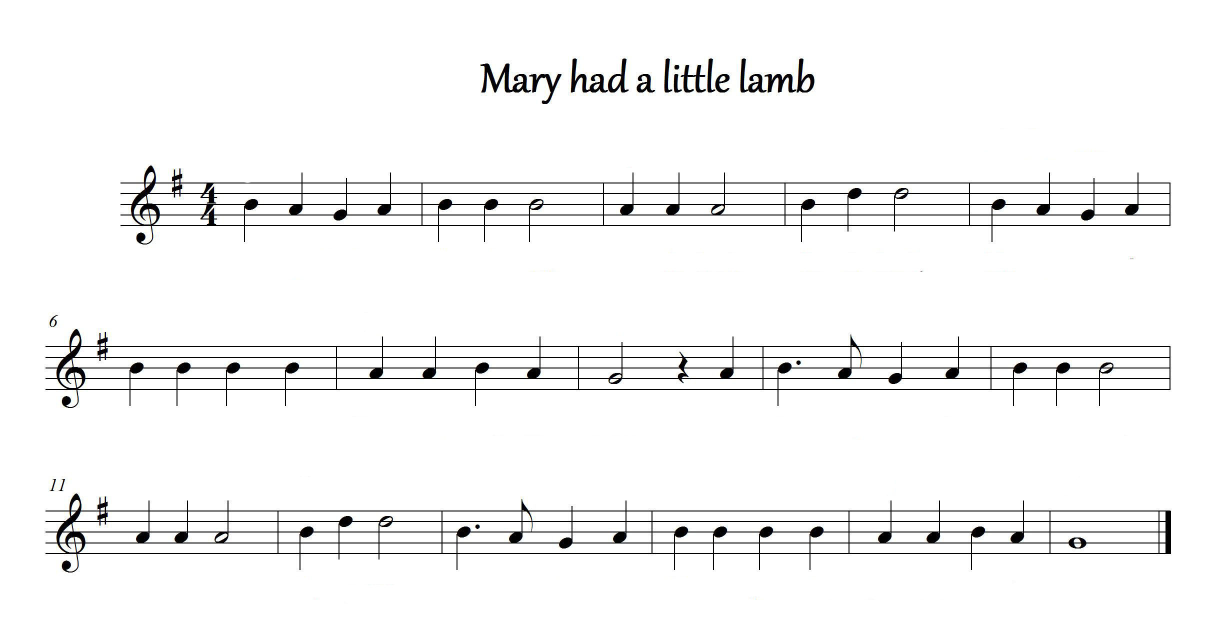
#> input picture Recognize/resources/music.jpg, 2456 x 1288 px (shown at 1/2 size)
$ python test2.py
#> lines starting #> are read from the running program, lines starting #| are printed output that depends on the picture; after the words box and inside, x2 and y2 are one past the last pixel; in counts of white or black regions, pixels touching at a corner belong together
### Recognize/functions.py
# functions.py
import cv2
import numpy as np

def weighted(value):
    standard = 10
    return int(value * (standard / 10))

def threshold(image):
    image = cv2.cvtColor(image, cv2.COLOR_BGR2GRAY)
    ret, image = cv2.threshold(image, 127, 255, cv2.THRESH_BINARY_INV | cv2.THRESH_OTSU)
    return image

# [49 lines left out: functions camera_threshold, closing, get_number, convert_to_sentence, not called in this run]

### Recognize/modules.py
# modules.py
import cv2
import numpy as np
import functions as fs

def remove_noise(image):
    image = fs.threshold(image)  # 이미지 이진화
    mask = np.zeros(image.shape, np.uint8)  # 보표 영역만 추출하기 위해 마스크 생성
    subimages = []  # subimage들을 저장할 리스트
    cnt, labels, stats, centroids = cv2.connectedComponentsWithStats(image)  # 레이블링
    for i in range(1, cnt):
        x, y, w, h, area = stats[i]
        if w > image.shape[1] * 0.5:  # 보표 영역에만
            cv2.rectangle(mask, (x, y, w, h), (255, 0, 0), -1)  # 사각형 그리기

            # 원본 이미지에서 사각형 영역 추출하여 subimages 리스트에 추가
            subimage =[x, y, w, h]
            subimages.append(subimage)

    masked_image = cv2.bitwise_and(image, mask)  # 보표 영역 추출

    return masked_image, subimages

# [16 lines left out: function camera_remove_noise, not called in this run]

def remove_staves(image):
    height, width = image.shape
    staves = []  # 오선의 좌표들이 저장될 리스트

    for row in range(height):
        pixels = 0
        for col in range(width):
            pixels += (image[row][col] == 255)  # 한 행에 존재하는 흰색 픽셀의 개수를 셈
        if pixels >= width * 0.5:  # 이미지 넓이의 50% 이상이라면
            if len(staves) == 0 or abs(staves[-1][0] + staves[-1][1] - row) > 1:  # 첫 오선이거나 이전에 검출된 오선과 다른 오선
                staves.append([row, 0])  # 오선 추가 [오선의 y 좌표][오선 높이]
            else:  # 이전에 검출된 오선과 같은 오선
                staves[-1][1] += 1  # 높이 업데이트

    for staff in range(len(staves)):
        top_pixel = staves[staff][0]  # 오선의 최상단 y 좌표
        bot_pixel = staves[staff][0] + staves[staff][1]  # 오선의 최하단 y 좌표 (오선의 최상단 y 좌표 + 오선 높이)
        for col in range(width):
            if image[top_pixel - 1][col] == 0 and image[bot_pixel + 1][col] == 0:  # 오선 위, 아래로 픽셀이 있는지 탐색
                for row in range(top_pixel, bot_pixel + 1):
                    image[row][col] = 0  # 오선을 지움

    return image, [x[0] for x in staves]

def normalization(image, staves, standard):
    avg_distance = 0
    lines = int(len(staves) / 5)  # 보표의 개수
    for line in range(lines):
        for staff in range(4):
            staff_above = staves[line * 5 + staff]
            staff_below = staves[line * 5 + staff + 1]
            avg_distance += abs(staff_above - staff_below)  # 오선의 간격을 누적해서 더해줌
    avg_distance /= len(staves) - lines  # 오선 간의 평균 간격

    height, width = image.shape  # 이미지의 높이와 넓이
    weight = standard / avg_distance  # 기준으로 정한 오선 간격을 이용해 가중치를 구함
    new_width = int(width * weight)  # 이미지의 넓이에 가중치를 곱해줌
    new_height = int(height * weight)  # 이미지의 높이에 가중치를 곱해줌

    image = cv2.resize(image, (new_width, new_height))  # 이미지 리사이징
    # ret, image = cv2.threshold(image, 127, 255, cv2.THRESH_BINARY | cv2.THRESH_OTSU)  # 이미지 이진화 !! 이진화 작업시 음표 손실됨
    staves = [x * weight for x in staves]  # 오선 좌표에도 가중치를 곱해줌

    return image, staves

### Recognize/test2.py
import cv2
import os
import functions as fs
from Recognize import modules

# 이미지 불러오기
resource_path = os.getcwd() + "/resources/"
image_0 = cv2.imread(resource_path + "music.jpg")
#> image_0 is the input picture: shape (1288, 2456, 3); mean B, G, R 245.2, 245.2, 245.2

# 1. 보표 영역 추출 및 그 외 노이즈 제거
image_1, subimage = modules.remove_noise(image_0)
#> in threshold, `ret, image = cv2.threshold(image, 127, 255, cv2.THRESH_BINARY_INV | cv..`:
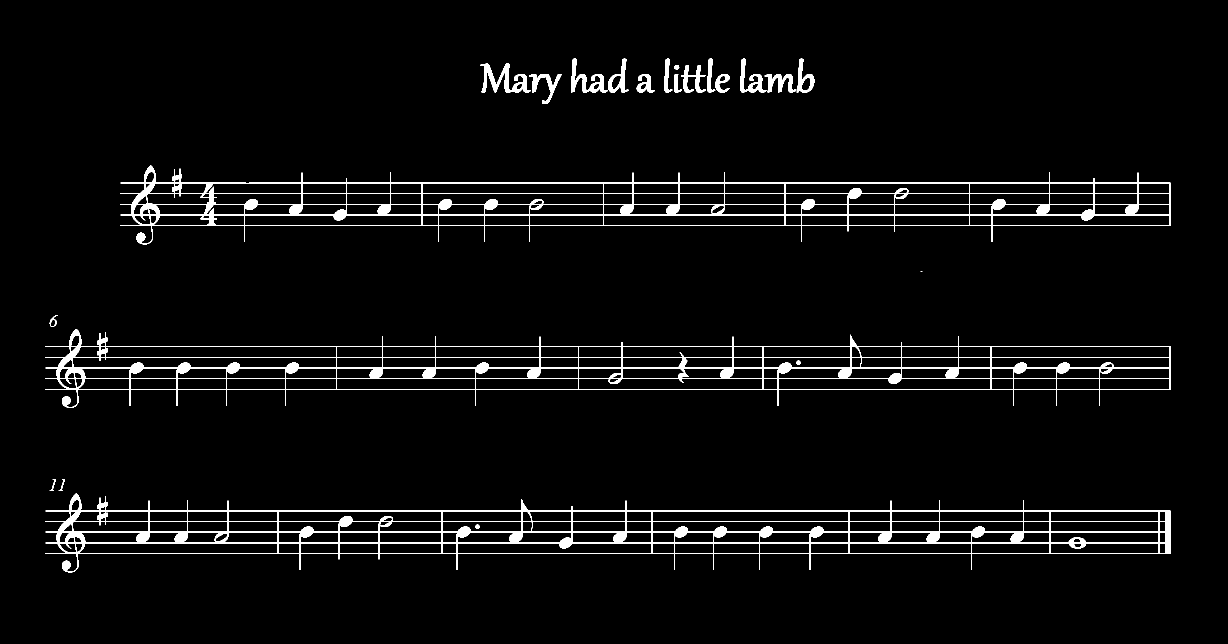
#> image: shape (1288, 2456) (shown at 1/2 size); 3.8% white; 23 white regions (1 under 20 px), largest, box (x1, y1, x2, y2) and area: (91, 987, 2342, 1145) 37051, (91, 658, 2341, 816) 35499, (241, 331, 2341, 489) 34226
#> in threshold, `ret, image = cv2.threshold(image, 127, 255, cv2.THRESH_BINARY_INV | cv..`: ret = 130
#> in remove_noise, `cnt, labels, stats, centroids = cv2.connectedComponentsWithStats(image)`:
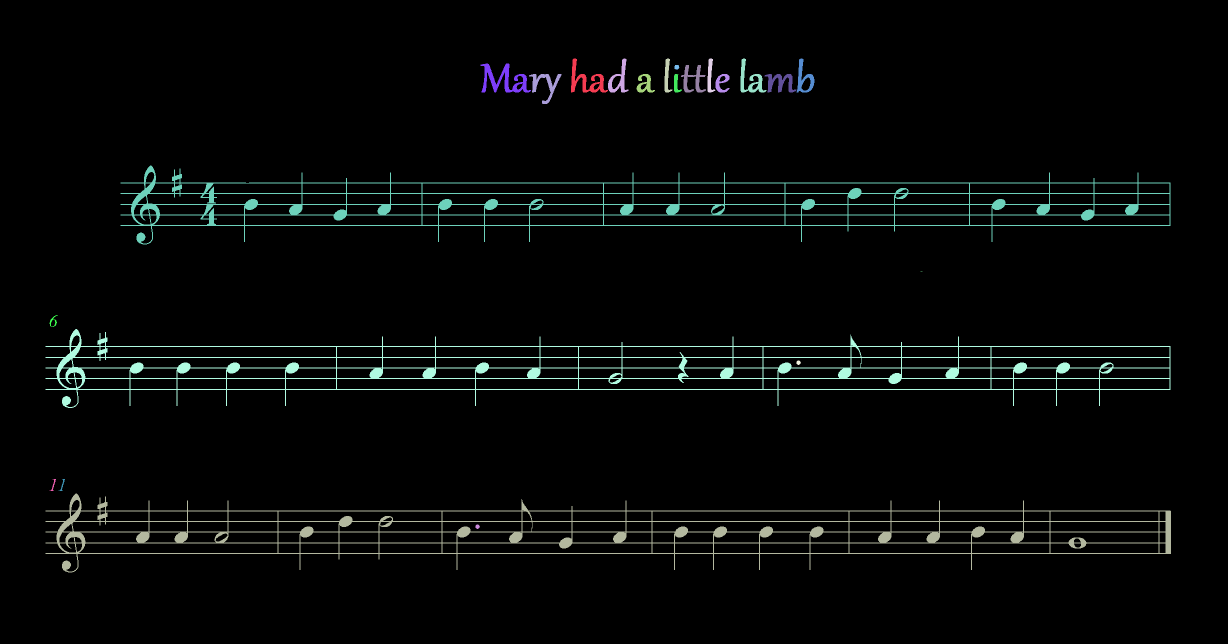
#> labels: shape (1288, 2456) int32 (shown at 1/2 size); 24 distinct labels, from 0 to 23; one colour per label, 0 black
#> in remove_noise, `cnt, labels, stats, centroids = cv2.connectedComponentsWithStats(image)`: cnt = 24; stats = 24 rows, first 6: [0, 0, 2456, 1288, 3043319], [1142, 117, 74, 68, 1594], [1216, 117, 41, 68, 984], [1329, 117, 16, 68, 532], [1415, 117, 16, 68, 532], [1481, 117, 52, 68, 1193]; centroids = 24 rows, first 8: [1229.1, 641.9], [1171.9, 161.3], [1237.5, 158.9], [1333.5, 151.5], [1419.4, 151.4], [1500.4, 160.6], [1607.9, 156.9], [1007.3, 159.8]
#> the loop in remove_noise, `for i in range(1, cnt):` made 23 passes
#> (x, y, w, h, area) on passes 1 to 12: (1142, 117, 74, 68, 1594), (1216, 117, 41, 68, 984), (1329, 117, 16, 68, 532), (1415, 117, 16, 68, 532), (1481, 117, 52, 68, 1193), (1593, 117, 36, 68, 963), (961, 127, 101, 58, 2186), (1349, 130, 10, 9, 74), (1362, 130, 50, 55, 1044), (1058, 148, 65, 60, 1139), (1273, 148, 37, 37, 662), (1348, 148, 16, 37, 300)
#> after the loop in remove_noise, `for i in range(1, cnt):`:
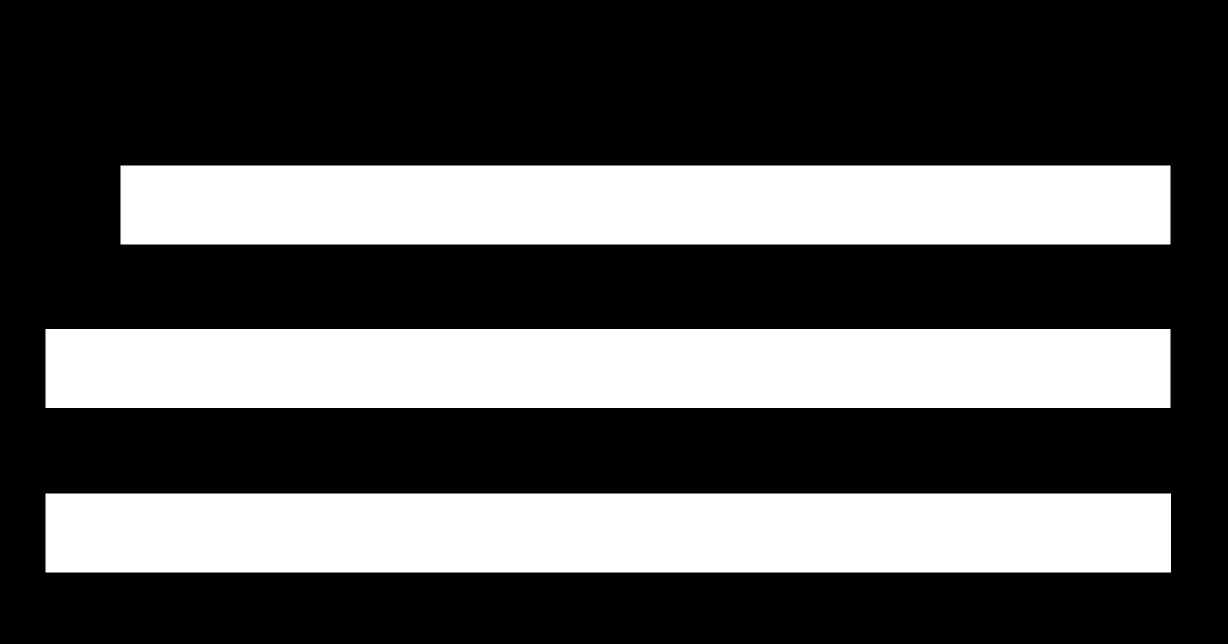
#> mask: shape (1288, 2456) (shown at 1/2 size); 33% white; 3 white regions, box (x1, y1, x2, y2) and area: (91, 987, 2342, 1145) 355658, (91, 658, 2341, 816) 355500, (241, 331, 2341, 489) 331800
#> after the loop in remove_noise, `for i in range(1, cnt):`: subimages = [[241, 331, 2100, 158], [91, 658, 2250, 158], [91, 987, 2251, 158]]
#> in remove_noise, `masked_image = cv2.bitwise_and(image, mask)`: masked_image: shape (1288, 2456); 3.4% white; 5 white regions, box (x1, y1, x2, y2) and area: (91, 987, 2342, 1145) 37051, (91, 658, 2341, 816) 35499, (241, 331, 2341, 489) 34226, (1593, 721, 1602, 730) 59, (951, 1049, 960, 1058) 59
#> subimage has the same summary as subimages in remove_noise

# 2. 오선 제거
image_2, staves = modules.remove_staves(image_1)
#> after the loop in remove_staves, `for row in range(height):`: staves = [[365, 1], [386, 1], [408, 1], [429, 1], [450, 1], [692, 1], [714, 1], [735, 1], [756, 1], [778, 1], [1021, 1], [1042, 1], [1063, 1], [1085, 1], [1106, 1]]
#> the loop in remove_staves, `for staff in range(len(staves)):` made 15 passes
#> (top_pixel, bot_pixel) on passes 1 to 12: (365, 366), (386, 387), (408, 409), (429, 430), (450, 451), (692, 693), (714, 715), (735, 736), (756, 757), (778, 779), (1021, 1022), (1042, 1043)
#> after the loop in remove_staves, `for staff in range(len(staves)):`:
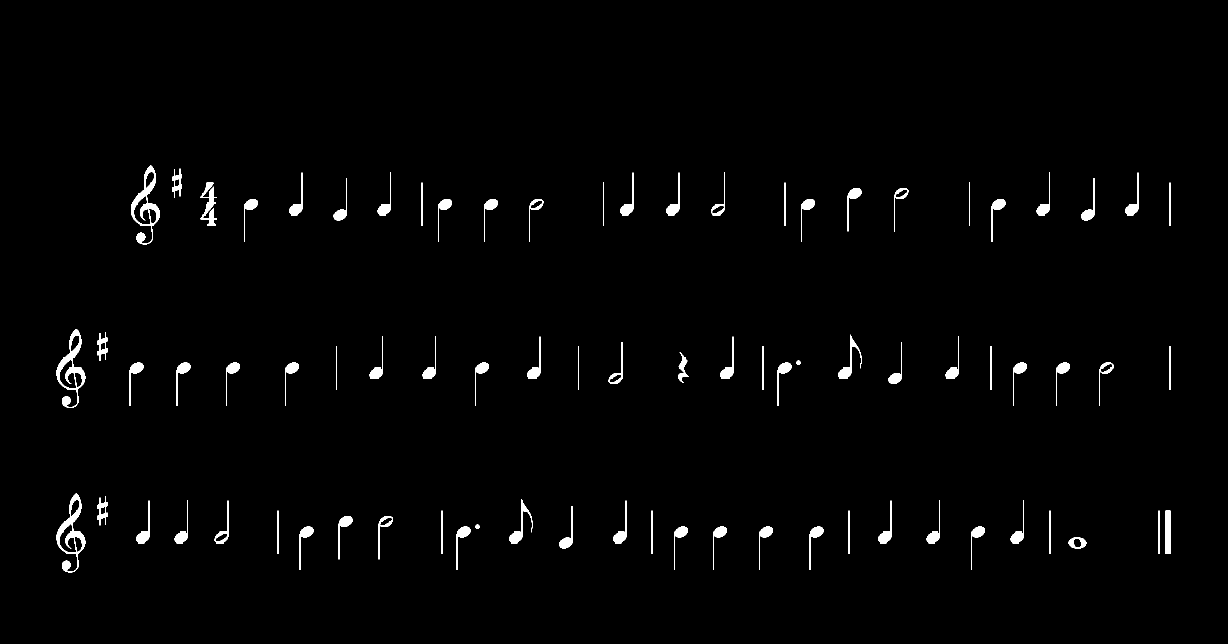
#> image: shape (1288, 2456) (shown at 1/2 size); 1.4% white; 81 white regions, largest, box (x1, y1, x2, y2) and area: (113, 658, 171, 816) 2522, (113, 987, 171, 1145) 2512, (262, 331, 320, 489) 2510
#> staves = [365, 386, 408, 429, 450, 692, 714, 735, 756, 778, 1021, 1042, 1063, 1085, 1106]

# 3. 악보 이미지 정규화
image_3, staves = modules.normalization(image_2, staves, 10)
#> in normalization, `lines = int(len(staves) / 5)`: lines = 3
#> after the loop in normalization, `for line in range(lines):`: avg_distance = 256
#> in normalization, `avg_distance /= len(staves) - lines`: avg_distance = 21.33
#> in normalization, `weight = standard / avg_distance`: weight = 0.469
#> in normalization, `new_width = int(width * weight)`: new_width = 1151
#> in normalization, `new_height = int(height * weight)`: new_height = 603
#> in normalization, `image = cv2.resize(image, (new_width, new_height))`:
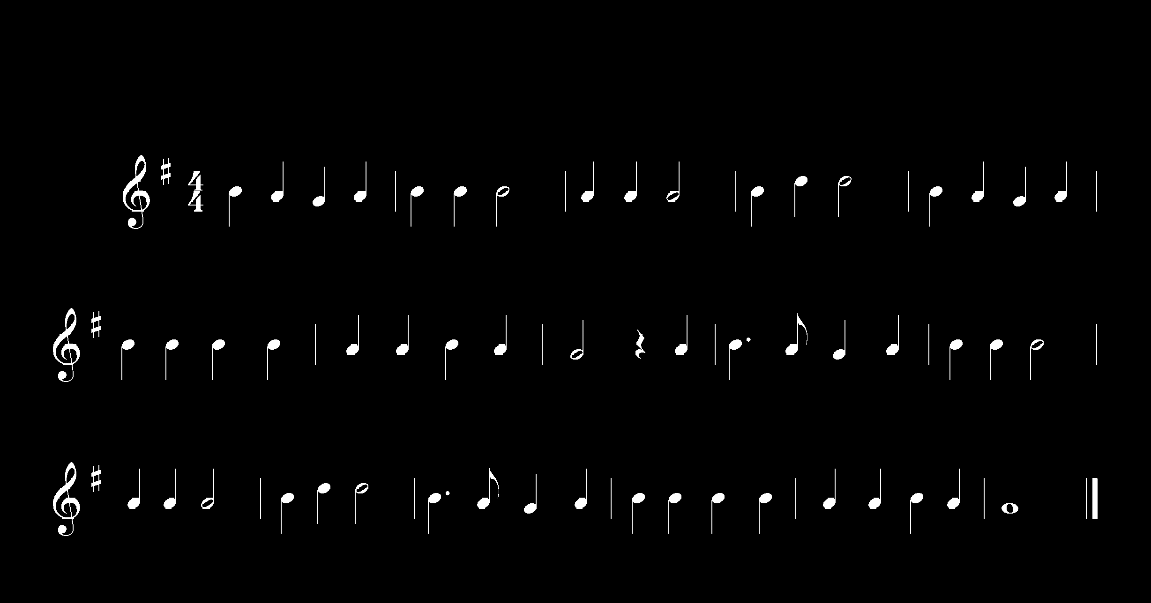
#> image: shape (603, 1151); min 0, max 255, mean 3.7
#> in normalization, `staves = [x * weight for x in staves]`: staves = [171.1, 180.9, 191.2, 201.1, 210.9, 324.4, 334.7, 344.5, 354.4, 364.7, 478.6, 488.4, 498.3, 508.6, 518.4]

image_3 = cv2.bitwise_not(image_3)
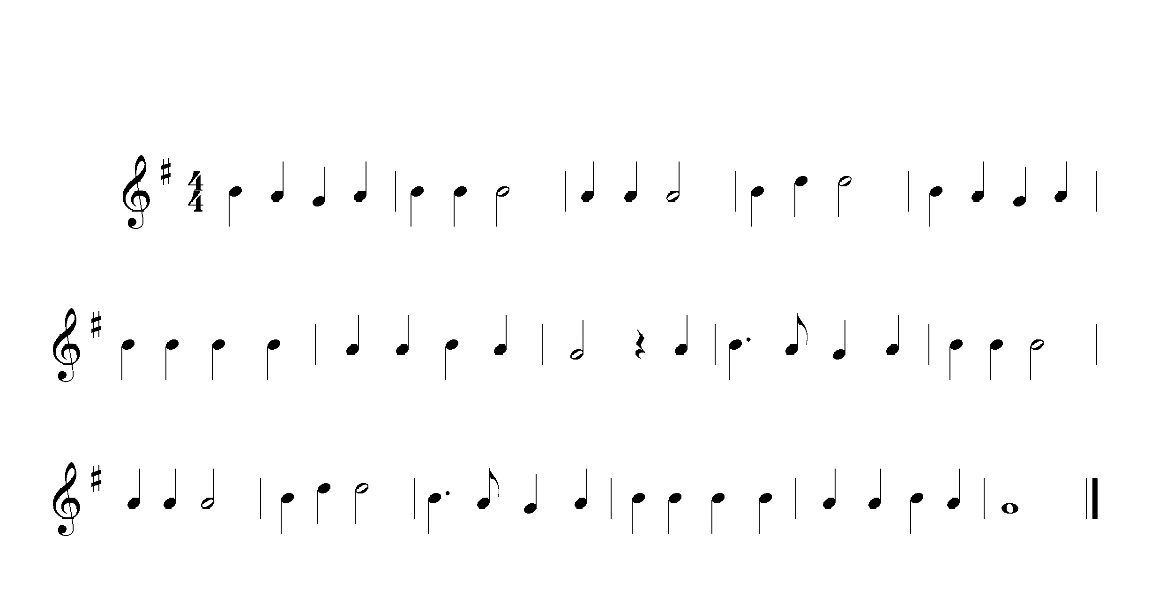
#> image_3: shape (603, 1151); min 0, max 255, mean 251.3


cv2.imwrite(os.getcwd() + '/image.jpg', image_3)  # 현재 디렉토리에 'image.jpg'로 저장

# 이미지 띄우기
cv2.imshow('image', image_3)
k = cv2.waitKey(0)
#> (key Esc is pressed here)
if k == 27:
    cv2.destroyAllWindows()
